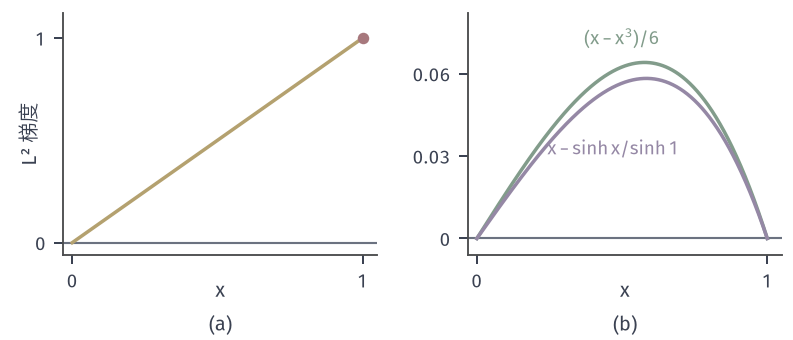

Recreate this plot in Python.
from pathlib import Path
import sys
HERE = Path(__file__).resolve().parent
sys.path.insert(0, str(HERE.parent/'func-common'))
from func_fig import *
# E 在 u=x 处、方向 H_0^1 上的微分 int x eta；三种内积下的表示。
fig, axes = figure(width_mm=112, height_mm=48, ncols=2)
panel(fig, left=.08, wspace=.29, bottom=.25)
w1 = X; w2 = (X-X**3)/6; w3 = X-np.sinh(X)/np.sinh(1)
ax = axes[0]
ax.axhline(0, color=MUTED, lw=.85); ax.plot(X, w1, color=YELLOW, lw=1.4); ax.plot([1], [1], 'o', ms=4.6, color=RED, mew=0)
ax.set_xlim(-.03, 1.05); ax.set_ylim(-.06, 1.12); ax.set_xticks([0, 1]); ax.set_yticks([0, 1]); ax.set_xlabel('$x$', labelpad=-4); ax.set_ylabel('L² 梯度', labelpad=-2)
ax = axes[1]
ax.axhline(0, color=MUTED, lw=.85); ax.plot(X, w2, color=GREEN, lw=1.4); ax.plot(X, w3, color=PURPLE, lw=1.4)
ax.text(.5, .0705, r'$(x-x^3)/6$', color=GREEN, fontsize=7.5, ha='center')
ax.text(.47, .036, r'$x-\sinh x/\sinh 1$', color=PURPLE, fontsize=7.5, ha='center', va='top')
ax.set_xlim(-.03, 1.05); ax.set_ylim(-.006, .082); ax.set_xticks([0, 1]); ax.set_yticks([0, .03, .06]); ax.set_yticklabels(['0', '0.03', '0.06']); ax.set_xlabel('$x$', labelpad=-4)
tags(fig, axes)
eta = X*(1-X); deta = 1-2*X; d = X[1]-X[0]
I = lambda y: float(d*(y.sum()-.5*y[0]-.5*y[-1]))
dw2 = (1-3*X**2)/6; dw3 = 1-np.cosh(X)/np.sinh(1)
save(fig, HERE, 'figure', {'check_all_equal_1/12': [I(X*eta), I(dw2*deta), I(dw3*deta+w3*eta)]})
